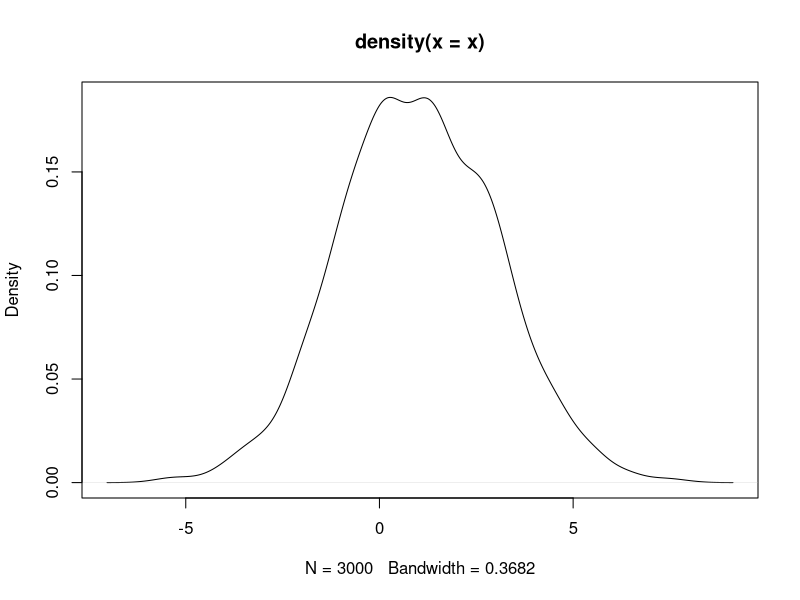
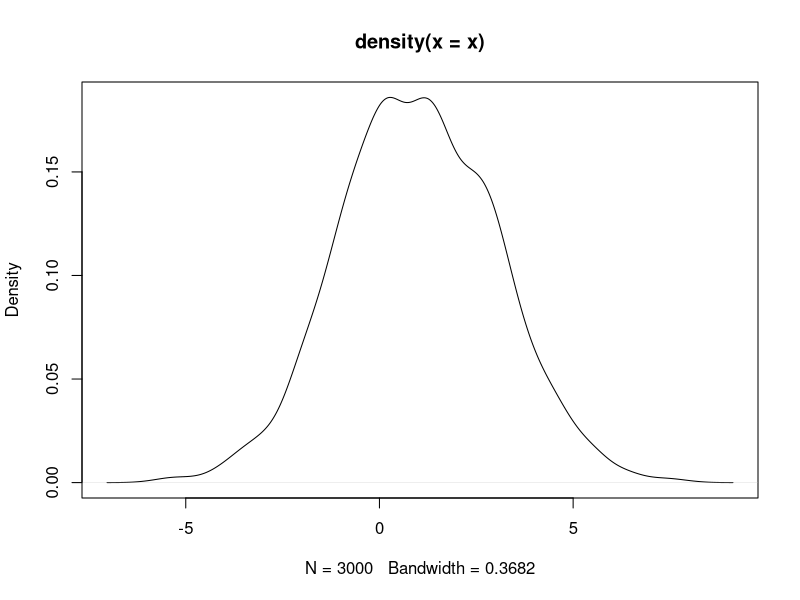

R code for these plots, in order:

# plot random distribution
c = 1
d = 2
x <- rnorm(3000, c, d)
plot(density(x))

pdf("test.pdf")
plot(density(x))
dev.off()
